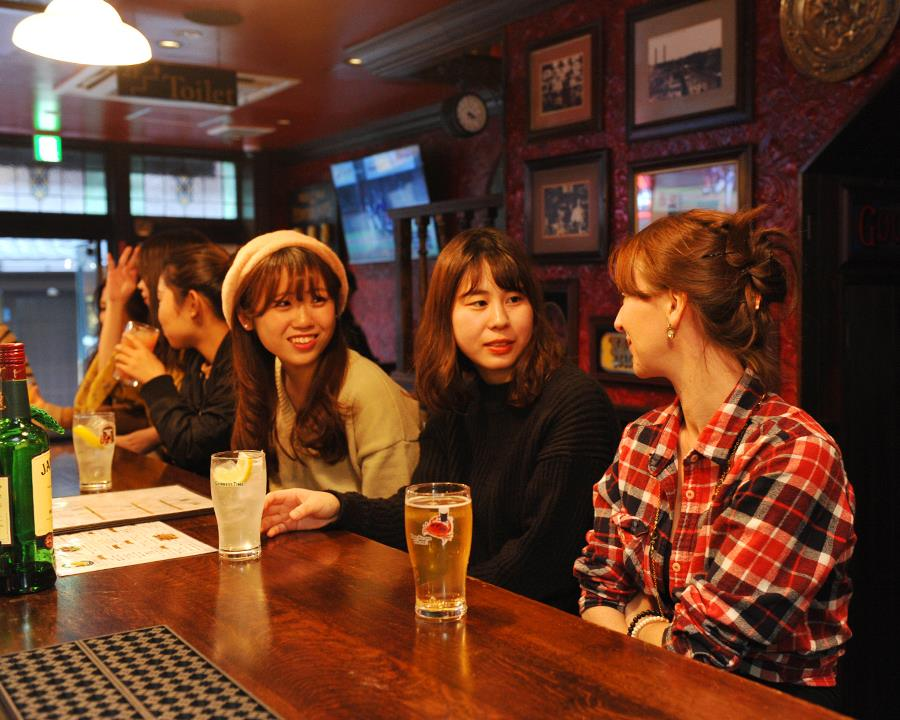
#> input picture M6/02. Annotating images and color spaces/pub.jpg, 900 x 720 px
$ jupyter execute 'Computer vision image annotations.ipynb'
#> lines starting #> are read from the running program, lines starting #| are printed output that depends on the picture
# Computer Vision Image annotations

### Import statements

[cell 1]
import cv2
import numpy as np

[cell 2]
cv2.__version__

### To edit an image making a copy of it is always a good idea!

[cell 3]
# Load an image
# And make a copy of the original image to avoid manipulating the original image
pic_org = cv2.imread("pub.jpg")
#> pic_org is the input picture: shape (720, 900, 3); mean B, G, R 42.1, 61.8, 102.8

[Hint](# "Numpy .copy function")

## Drawing

### Drawing lines

[cell 4]
import matplotlib.pyplot as plt

[cell 5]
# Draw some lines on top of the image
pic = pic_org.copy()
pts = np.array([[0, 0], [900, 0], [450, 100], [450, 500]],
               np.int32)

cv2.polylines(pic, [pts], color=[255,0,0], thickness=10, isClosed=True)
plt.figure(figsize=(10,10))
plt.imshow(pic)

[Hint](# "cv2.line function")

### Circles

[cell 6]
# Draw some circles on top of the image
pic = pic_org.copy()
cv2.circle(pic, center=(290, 300), radius=75, color = [255, 0, 0], thickness=5)
cv2.circle(pic, center=(490, 300), radius=75, color = [255, 0, 0], thickness=5)
plt.figure(figsize=(10,10))
plt.imshow(pic)

[Hint](# "cv2.circle")

### Ellipses

[cell 7]
# Draw some elipses on top of the image
pic = pic_org.copy()
cv2.ellipse(pic, box=((490,310), (125, 90), 80), color = [255,0,0], thickness=5)
cv2.ellipse(pic, box=((490,310), (90, 300), 180), color = [255,0,0], thickness=5)
cv2.ellipse(pic, box=((490,310), (200, 600), 95), color = [0,255,0], thickness=5)
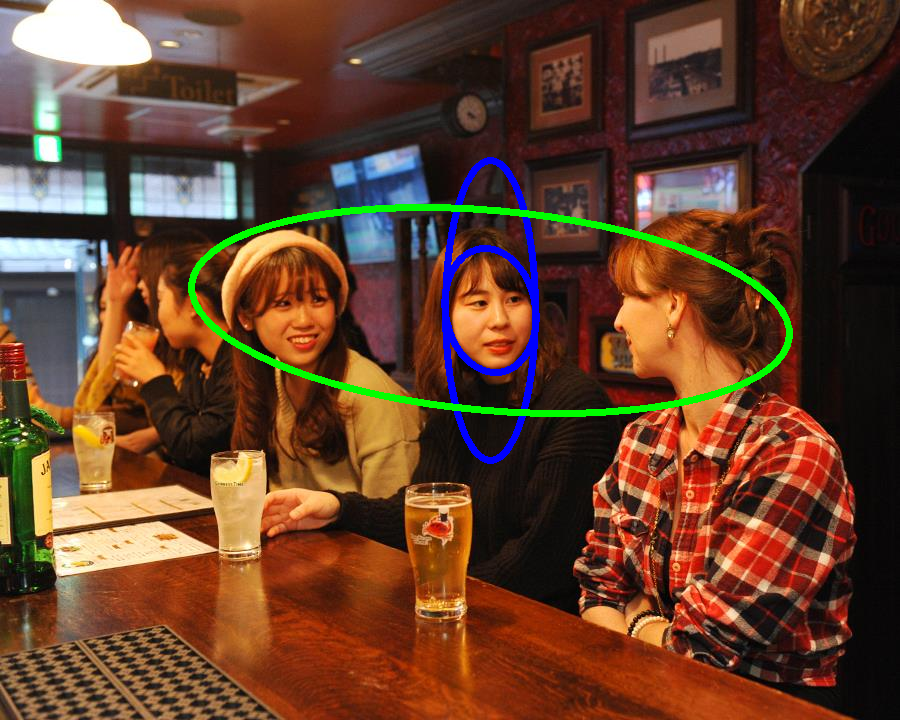
#> pic: shape (720, 900, 3); mean B, G, R 43.8, 64.5, 101
plt.figure(figsize=(10,10))
plt.imshow(pic)

[Hint](# "cv2.ellipse")

### Poligons

[cell 8]
# Lets draw some poligons, first declare the points of the poligon
points = np.array([[300,300], [100, 700],[420,200], [700, 600], [600, 100]])

[Hint](# "Example: np.array([[10,5],[120,130],[170,120],[250,210]], np.int32)")

[cell 9]
# Draw the poligon on top of the image
pic = pic_org.copy()
cv2.fillConvexPoly(pic, points, color=[255,0,0])
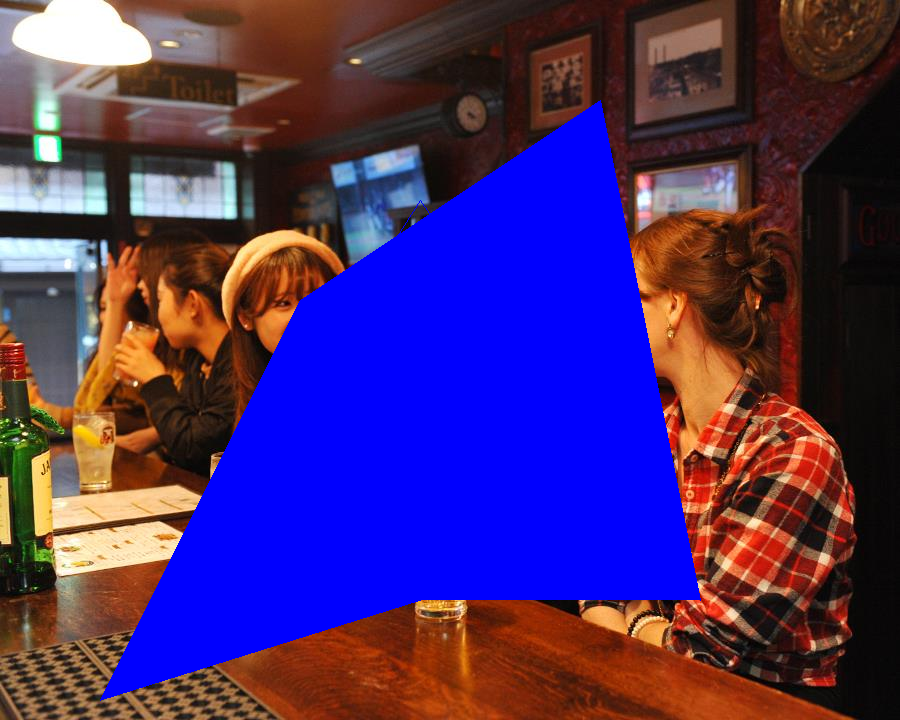
#> pic: shape (720, 900, 3); mean B, G, R 105.2, 46, 73.4
plt.figure(figsize=(10,10))
plt.imshow(pic)

[Hint](# "cv2.polylines(img_copy,[pts],False,(255,0,0),3)")

### Add an overlay on top of an image

[cell 10]
# Load an image and create a copy of it you can call it overlay
# Create a rectangle with a fill color (-1) on top of the overlay image
# Combine both images setting some opacity on the overlay
# Add some text on top of the overlay and show the image on screen

[Hint](# "cv2.addWeighted")

[cell 11]
ponk = cv2.addWeighted(pic, 0.2, pic_org, 0.8, 10)
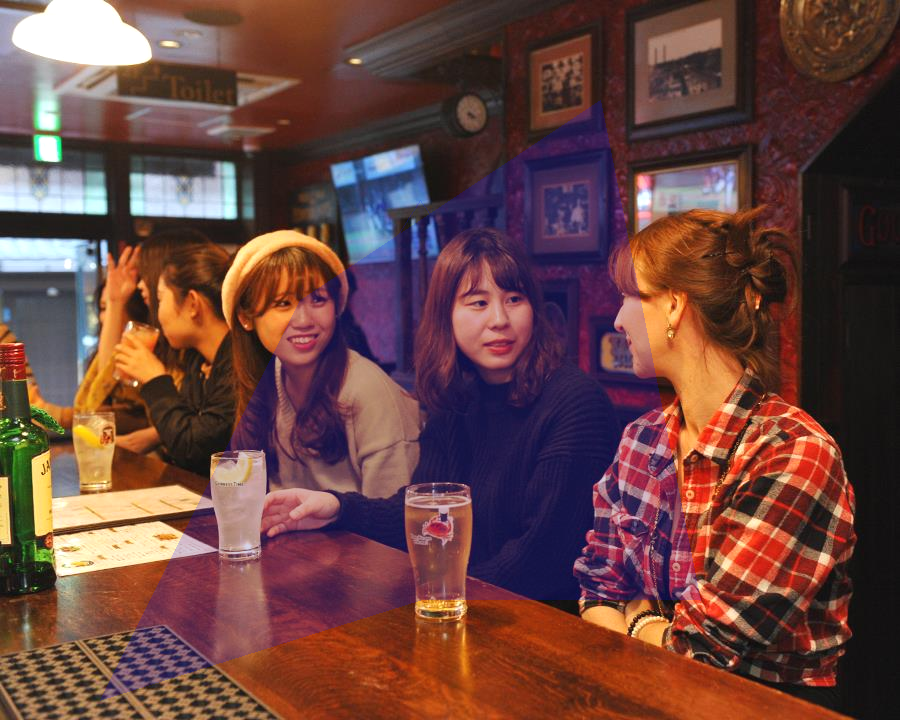
#> ponk: shape (720, 900, 3); mean B, G, R 64.6, 68.5, 106.7
plt.figure(figsize=(10,10))
plt.imshow(ponk)
